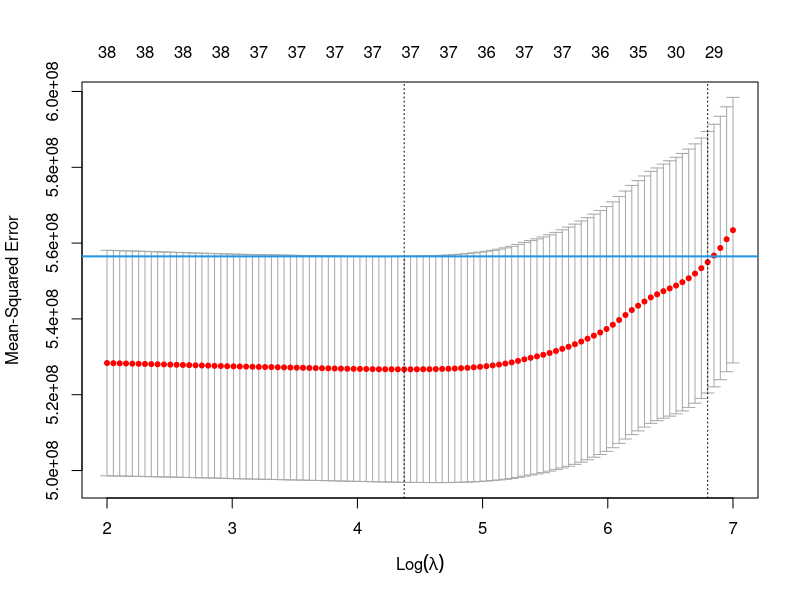
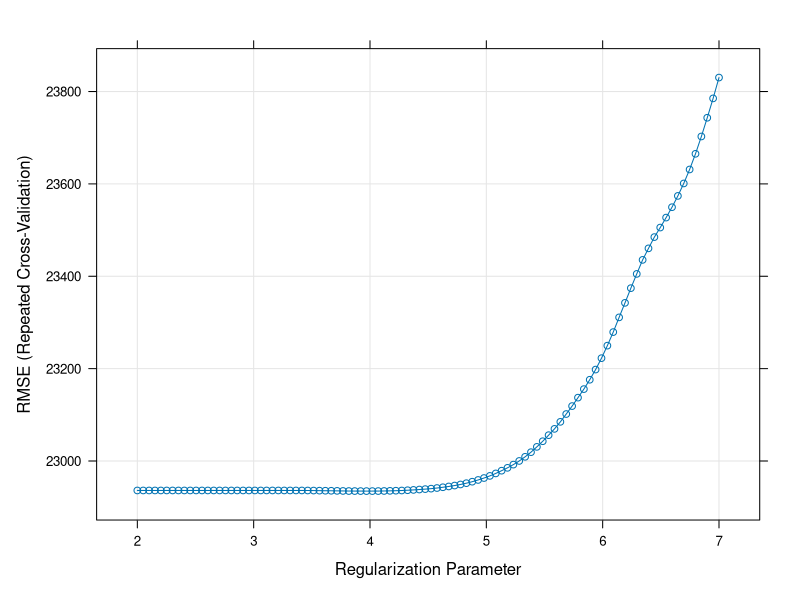
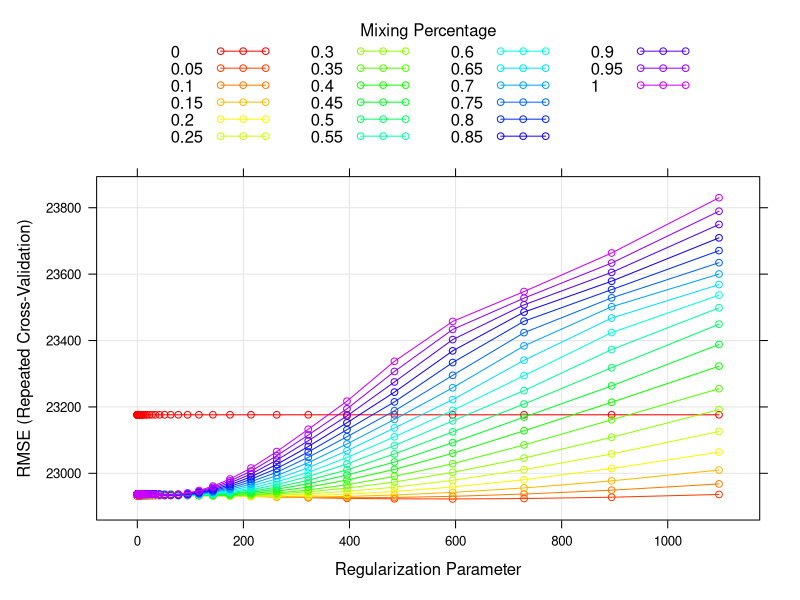
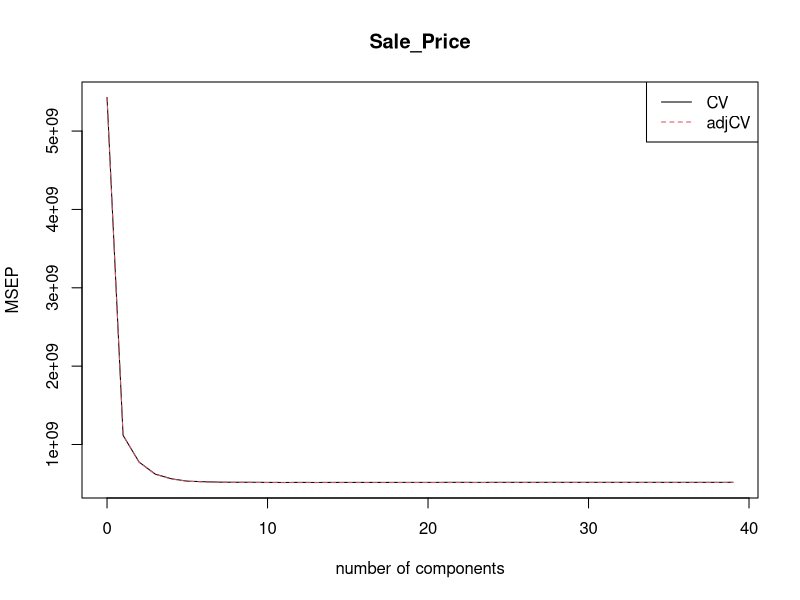
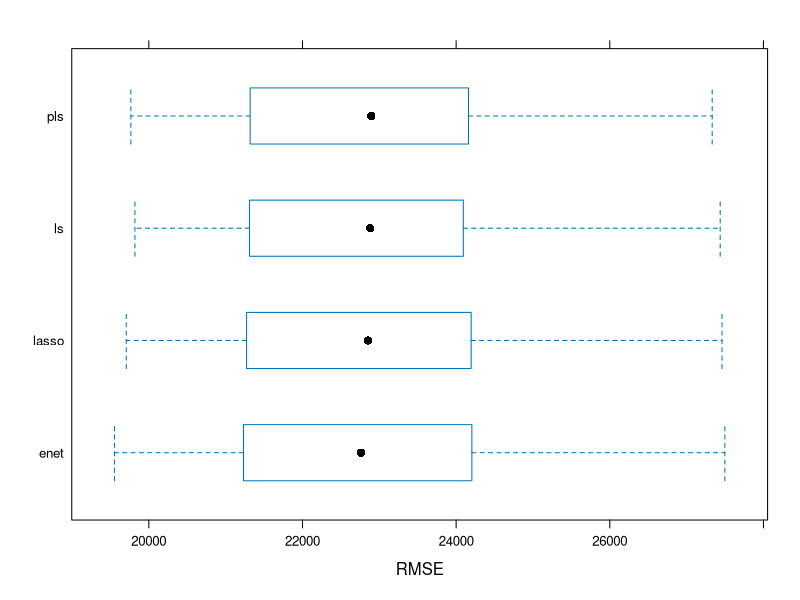

The R source for these figures, in order:
## ---- chunk 1
library(caret)
library(tidyverse)
library(glmnet)
library(pls)
## ---- chunk 2
train_data = read_csv("./data/housing_training.csv")
test_data = read_csv("./data/housing_test.csv")
## ---- chunk 3
## Train Data
train_data = na.omit(train_data) 
## Matrix of Predictors
x_train = model.matrix(Sale_Price ~ ., train_data)[ ,-1]
## Vector of Response
y_train = train_data$Sale_Price

## Test Data
test_data = na.omit(test_data)
## Matrix of Predictors
x_test = model.matrix(Sale_Price ~ ., test_data)[ ,-1]
## Vector of Response
y_test = test_data$Sale_Price
## ---- chunk 4
ctrl1 = trainControl(method = "repeatedcv", number = 10, repeats = 5)

## Fit Least Square Model "ls_fit"
set.seed(33)
ls_fit = train(x = x_train, y = y_train, 
               preProcess = c("center", "scale"),
               method = "lm", 
               trControl = ctrl1)
## ---- chunk 5
coef(ls_fit$finalModel)
## ---- chunk 6
## Make Prediction on Test Data
predy2_lm = predict(ls_fit, x_test)

## Test MSE
lm_test_mse = mean((y_test - predy2_lm)^2)
lm_test_mse

## Test RMSE
lm_test_rmse = RMSE(predy2_lm, y_test)
lm_test_rmse
## ---- chunk 7
## Fit a Lasso Model "cv.lasso"
set.seed(33)
lasso_fit = cv.glmnet(x = x_train, y = y_train, 
                      alpha = 1, 
                      lambda = exp(seq(7, 2, length = 100)))

plot(lasso_fit)
abline(h = (lasso_fit$cvm + lasso_fit$cvsd)[which.min(lasso_fit$cvm)], col = 4, lwd = 2)

## Lambda Choices
## min CV MSE
lasso_fit$lambda.min
## the 1SE rule (our choice in this case)
lasso_fit$lambda.1se
## ---- chunk 8
## Coefficients of the Final Lasso Model (with lambda 1SE)
lasso_coeff = predict(lasso_fit, s = lasso_fit$lambda.1se, type = "coefficients")
lasso_coeff

## Number of non-zero coefficients
num_lasso_coeff = length(which(lasso_coeff != 0))
num_lasso_coeff
## ---- chunk 9
## Make Prediction on Test Data
predy2_lasso = predict(lasso_fit, newx = x_test, 
                       s = "lambda.1se", type = "response")

## Test MSE
lasso_test_mse = mean((y_test - predy2_lasso)^2)
lasso_test_mse

## Test RMSE
lasso_test_rmse = RMSE(predy2_lasso, y_test)
lasso_test_rmse
## ---- chunk 10
ctrl2 = trainControl(method = "cv", selectionFunction = "oneSE")

## Build alternative Lasso Model with `caret`
set.seed(33)
lasso_caret = train(x = x_train, y = y_train,
                    method = "glmnet",
                    tuneGrid = expand.grid(alpha = 1, 
                                          lambda = exp(seq(7, 2, length=100))),
                    trControl = ctrl1)

## Check Best Tune
plot(lasso_caret, xTrans = log)
lasso_caret$bestTune
## ---- chunk 11
## Fit Elastic Model "enet.fit"
set.seed(33)
enet_fit = train(x = x_train, y = y_train,
                  method = "glmnet",
                  tuneGrid = expand.grid(alpha = seq(0, 1, length = 21), 
                                         lambda = exp(seq(7, -3, length = 50))),
                  trControl = ctrl1)

## Plot Tune vs. RMSE (Rainbow plot)
myCol = rainbow(25)
myPar = list(superpose.symbol = list(col = myCol),
                    superpose.line = list(col = myCol))

plot(enet_fit, par.settings = myPar)

## Select Tuning Parameter
enet_fit$bestTune
## ---- chunk 12
coef(enet_fit$finalModel, enet_fit$bestTune$lambda)
## ---- chunk 13
## Make Prediction on Test Data
predy2_enet = predict(enet_fit, newdata = x_test)

## Test MSE
enet_test_mse = mean((y_test - predy2_enet)^2)
enet_test_mse

## Test RMSE
enet_test_rmse = RMSE(predy2_enet, y_test)
enet_test_rmse
## ---- chunk 14
## Fit PLS Model "pls.fit"
set.seed(33)
pls_fit = plsr(Sale_Price ~ .,
               data = train_data,
               scale = TRUE,
               validation = "CV")

## Summary and Visualization
summary(pls_fit)

validationplot(pls_fit, val.type = "MSEP", legendpos = "topright")
## ---- chunk 15
cv_mse = RMSEP(pls_fit)
ncomp_cv = which.min(cv_mse$val[1,,])-1
ncomp_cv
## ---- chunk 16
## Make Prediction based on Test Data
predy2_pls = predict(pls_fit, newdata = x_test, ncomp = ncomp_cv)

## Test MSE
pls_test_mse = mean((y_test - predy2_pls)^2)
pls_test_mse

## Test RMSE
pls_test_rmse = RMSE(predy2_pls, y_test)
pls_test_rmse
## ---- chunk 17
## Build up a PLS Model with `caret`
set.seed(33)
pls_caret = train(x = x_train, y = y_train,
                  method = "pls",
                  tuneGrid  = data.frame(ncomp = 1:39),
                  trControl = ctrl1,
                  preProcess = c("center", "scale"))
pls_caret$bestTune
## ---- chunk 18
resamp = resamples(list(ls = ls_fit, lasso = lasso_caret, enet = enet_fit, pls = pls_caret))
summary(resamp)

bwplot(resamp, metric = "RMSE")
